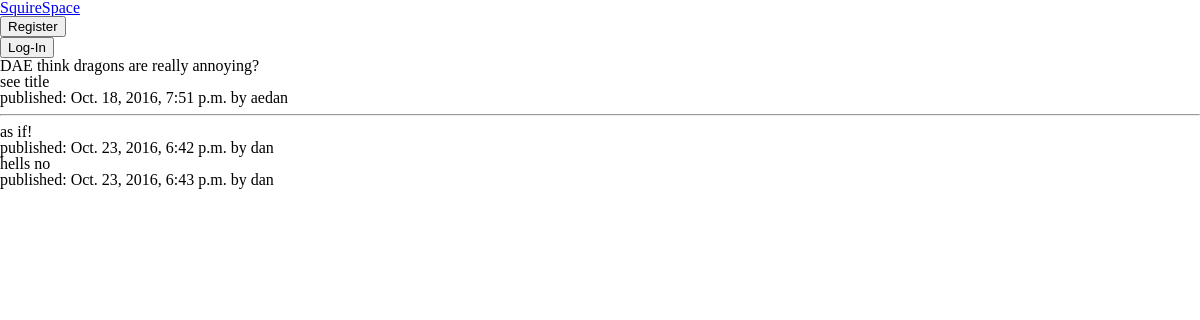
/post/1/, run on an earlier commit of the app's database.
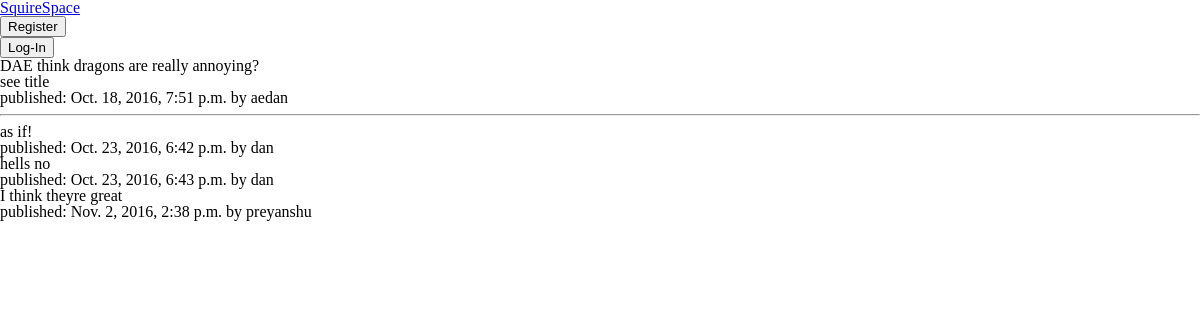
And on a later commit of the database.
### blog/models.py (models this page shows, shortened)
class Comment(models.Model):
    post = models.ForeignKey('blog.Post', related_name='comments')
    author = models.ForeignKey('auth.User')
    text = models.TextField()
    created_date = models.DateTimeField(default=timezone.now)

### blog/views.py (the view)
# urls.py: url(r'^post/(?P<pk>\d+)/$', views.post_detail, name='post_detail'),
def post_detail(request, pk):
    post = get_object_or_404(Post, pk=pk)
    return render(request, 'blog/post_with_comments.html', {'post': post})

### blog/templates/blog/post_with_comments.html (shortened to what this page needs)
{% extends 'blog/base.html' %}
{% block content %}
    <div class="post">
        <h1>{{ post.title }}</h1>
	    <p><big>{{ post.text|linebreaksbr }}</big></p>
	    <p><small>published: {{ post.published_date }} by {{ post.author }}</small></p>
    </div>
    <hr />
    {% for comment in post.comments.all %}
        <p><big>{{ comment.text|linebreaksbr }}</big></p>
        <p><small>published: {{ comment.created_date }} by {{ comment.author }}</small></p>
    {% empty %}
        <p>No comments</p>
    {% endfor %}
    {% endblock %}

What changed in the data, as far as the page shows it:
added Comment: text "I think theyre great", created_date "Nov. 2, 2016, 2:38 p.m.", author "preyanshu"
